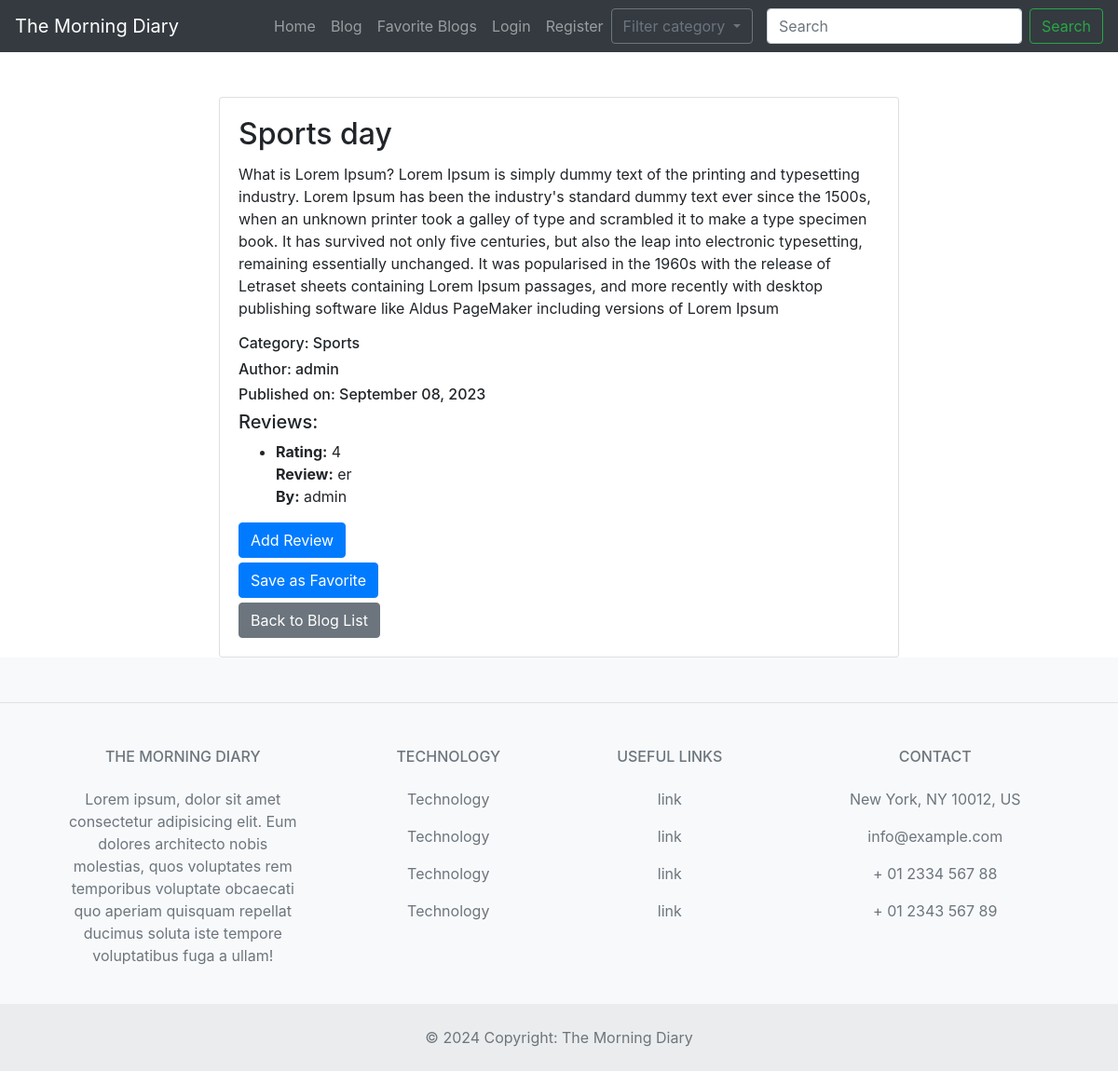
The app's page /blog/blog/1/ with its own data.
### blog/models.py (models this page shows, shortened)
class Blog(models.Model):
    title = models.CharField(max_length=200)
    body = models.TextField()
    category = models.ForeignKey(BlogCategory, on_delete=models.CASCADE)
    date = models.DateTimeField(auto_now_add=True)
    author = models.ForeignKey(CustomUser, on_delete=models.CASCADE)

class BlogCategory(models.Model):
    name = models.CharField(max_length=100)

class BlogReview(models.Model):
    user = models.ForeignKey(CustomUser, on_delete=models.CASCADE)
    blog_post = models.ForeignKey(Blog, on_delete=models.CASCADE)
    rating = models.PositiveIntegerField(choices=[(i, i) for i in range(7)])
    review_text = models.TextField()

### accounts/models.py (models this page shows, shortened)
class CustomUser(AbstractUser):
    bio = models.TextField(blank=True)
    profile_picture = models.ImageField(upload_to='profile_pictures/', blank=True)
    social_media_links = models.URLField(blank=True)

### blog/views.py (the view)
# urls.py: path('blog/<int:blog_id>/', views.blog_detail, name='blog_detail'),
def blog_detail(request, blog_id):
    blog = get_object_or_404(Blog, id=blog_id)
    return render(request, 'blog/blog_detail.html', {'blog': blog})

### blog/templates/blog/blog_detail.html (shortened to what this page needs)
{% extends 'base.html' %}
{% block content %}
<div class="container mt-5">
    <div class="row">
        <div class="col-md-8 offset-md-2">
            <div class="card">
                <div class="card-body">
                    <h2 class="card-title">{{ blog.title }}</h2>
                    <p class="card-text">{{ blog.body }}</p>
                    <h6 class="card-text">Category: {{ blog.category.name }}</h6>
                    <h6 class="card-text">Author: {{ blog.author.username }}</h6>
                    <h6 class="card-text">Published on: {{ blog.date|date:"F d, Y" }}</h6>
                    <h5>Reviews:</h5>
                    {% if blog.blogreview_set.all %}
                        <ul>
                            {% for review in blog.blogreview_set.all %}
                                <li>
                                    <strong>Rating:</strong> {{ review.rating }}<br>
                                    <strong>Review:</strong> {{ review.review_text }}<br>
                                    <strong>By:</strong> {{ review.user.username }}<br>
                                </li>
                            {% endfor %}
                        </ul>
                    {% else %}
                        <p>No reviews yet.</p>
                    {% endif %}
                    <a href="{% url 'leave_review' blog_id=blog.id %}" class="btn btn-primary">Add Review</a>
                    <form style=" margin-top: 5px;" method="post" action="{% url 'save_favorite' blog.id %}">
                        <button type="submit" class="btn btn-primary">Save as Favorite</button>
                    </form>
                    <a style=" margin-top: 5px;" href="{% url 'blog_list' %}" class="btn btn-secondary">Back to Blog List</a>
                </div>
            </div>
        </div>
    </div>
</div>
{% endblock %}

### records on screen
Blog: title "Sports day", body "What is Lorem Ipsum? Lorem Ipsum is simply dummy text of the printing and typesetting industry. Lorem Ipsum has been the industry's standard dummy text ever since the 1500s, when an unknown printer took a galley of type and scrambled it to make a type specimen book. It has survived not only five centuries, but also the leap into electronic typesetting, remaining essentially unchanged. It was popularised in the 1960s with the release of Letraset sheets containing Lorem Ipsum passages, and more recently with desktop publishing software like Aldus PageMaker including versions of Lorem Ipsum", category.name "Sports", author.username "admin", date "September 08, 2023"
BlogReview: rating "4", review_text "er", user.username "admin"
